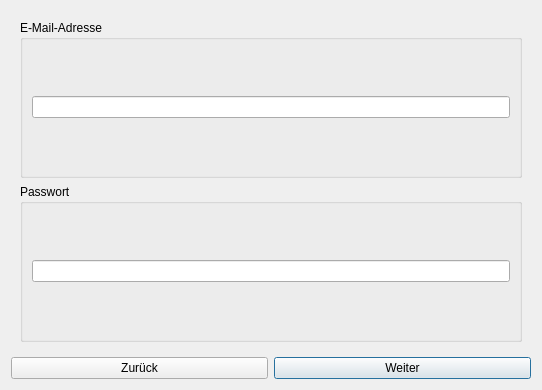
<?xml version="1.0" encoding="UTF-8"?>
<ui version="4.0">
 <class>Dialog</class>
 <widget class="QDialog" name="Dialog">
  <property name="geometry">
   <rect>
    <x>0</x>
    <y>0</y>
    <width>542</width>
    <height>390</height>
   </rect>
  </property>
  <property name="windowTitle">
   <string>Upload</string>
  </property>
  <layout class="QHBoxLayout" name="horizontalLayout">
   <item>
    <layout class="QGridLayout" name="gridLayout">
     <item row="2" column="1">
      <widget class="QPushButton" name="btnAdvance">
       <property name="text">
        <string>Weiter</string>
       </property>
      </widget>
     </item>
     <item row="2" column="0">
      <widget class="QPushButton" name="btnBack">
       <property name="text">
        <string>Zurück</string>
       </property>
      </widget>
     </item>
     <item row="1" column="0" colspan="2">
      <widget class="QStackedWidget" name="tabs">
       <widget class="QWidget" name="tabsPage1" native="true">
        <layout class="QGridLayout" name="gridLayout_3">
         <item row="0" column="0">
          <layout class="QGridLayout" name="gridLayout_2">
           <item row="1" column="0">
            <widget class="QGroupBox" name="groupBox">
             <property name="title">
              <string>Passwort</string>
             </property>
             <layout class="QVBoxLayout" name="verticalLayout_2">
              <item>
               <widget class="QLineEdit" name="txtPassword">
                <property name="text">
                 <string/>
                </property>
                <property name="echoMode">
                 <enum>QLineEdit::Password</enum>
                </property>
               </widget>
              </item>
             </layout>
            </widget>
           </item>
           <item row="0" column="0">
            <widget class="QGroupBox" name="groupBox_2">
             <property name="title">
              <string>E-Mail-Adresse</string>
             </property>
             <layout class="QVBoxLayout" name="verticalLayout">
              <item>
               <widget class="QLineEdit" name="txtEmail"/>
              </item>
             </layout>
            </widget>
           </item>
          </layout>
         </item>
        </layout>
       </widget>
       <widget class="QWidget" name="tabsPage2" native="true">
        <layout class="QGridLayout" name="gridLayout_5">
         <item row="0" column="0">
          <layout class="QGridLayout" name="gridLayout_4">
           <item row="0" column="0">
            <widget class="QGroupBox" name="groupBox_3">
             <property name="title">
              <string>Titel</string>
             </property>
             <layout class="QVBoxLayout" name="verticalLayout_6">
              <item>
               <layout class="QVBoxLayout" name="verticalLayout_3">
                <item>
                 <widget class="QLineEdit" name="txtTitle"/>
                </item>
               </layout>
              </item>
             </layout>
            </widget>
           </item>
          </layout>
         </item>
         <item row="1" column="0">
          <widget class="QGroupBox" name="groupBox_4">
           <property name="title">
            <string>Beschreibung</string>
           </property>
           <layout class="QVBoxLayout" name="verticalLayout_5">
            <item>
             <layout class="QVBoxLayout" name="verticalLayout_4">
              <item>
               <widget class="QPlainTextEdit" name="txtDescription">
                <property name="plainText">
                 <string/>
                </property>
               </widget>
              </item>
             </layout>
            </item>
           </layout>
          </widget>
         </item>
        </layout>
       </widget>
       <widget class="QWidget" name="tabsPage3" native="true">
        <layout class="QGridLayout" name="gridLayout_7">
         <item row="0" column="0">
          <layout class="QGridLayout" name="gridLayout_6">
           <item row="0" column="0">
            <widget class="QGroupBox" name="groupBox_5">
             <property name="title">
              <string>Titelbild (optional)</string>
             </property>
             <layout class="QVBoxLayout" name="verticalLayout_8">
              <item>
               <layout class="QVBoxLayout" name="verticalLayout_7">
                <item>
                 <layout class="QVBoxLayout" name="layImage"/>
                </item>
                <item>
                 <widget class="QPushButton" name="btnChooseImage">
                  <property name="sizePolicy">
                   <sizepolicy hsizetype="Minimum" vsizetype="Fixed">
                    <horstretch>0</horstretch>
                    <verstretch>0</verstretch>
                   </sizepolicy>
                  </property>
                  <property name="text">
                   <string>Datei auswählen</string>
                  </property>
                  <property name="icon">
                   <iconset theme="viewimage">
                    <normaloff>.</normaloff>.</iconset>
                  </property>
                 </widget>
                </item>
               </layout>
              </item>
             </layout>
            </widget>
           </item>
          </layout>
         </item>
         <item row="1" column="0">
          <widget class="QGroupBox" name="groupBox_6">
           <property name="title">
            <string>Datei(en)</string>
           </property>
           <layout class="QVBoxLayout" name="verticalLayout_10">
            <item>
             <layout class="QVBoxLayout" name="verticalLayout_9">
              <item>
               <widget class="QListWidget" name="lsFiles"/>
              </item>
              <item>
               <widget class="QPushButton" name="btnChooseFiles">
                <property name="text">
                 <string>Dateien auswählen</string>
                </property>
                <property name="icon">
                 <iconset theme="viewimage">
                  <normaloff>.</normaloff>.</iconset>
                </property>
               </widget>
              </item>
             </layout>
            </item>
           </layout>
          </widget>
         </item>
        </layout>
       </widget>
       <widget class="QWidget" name="tabsPage4" native="true">
        <layout class="QVBoxLayout" name="verticalLayout_12">
         <item>
          <layout class="QVBoxLayout" name="verticalLayout_11">
           <item>
            <widget class="QGroupBox" name="groupBox_7">
             <property name="title">
              <string>Rechtliche Absicherung</string>
             </property>
             <layout class="QVBoxLayout" name="verticalLayout_14">
              <item>
               <layout class="QVBoxLayout" name="verticalLayout_13">
                <item alignment="Qt::AlignHCenter">
                 <widget class="QLabel" name="label">
                  <property name="font">
                   <font>
                    <weight>50</weight>
                    <bold>false</bold>
                   </font>
                  </property>
                  <property name="autoFillBackground">
                   <bool>false</bool>
                  </property>
                  <property name="text">
                   <string>Hiermit bestätige ich, dass ich in Besitz des Copyrights sämtlicher hochgeladener Dateien bin. Falls dies nicht zutreffen sollte, bestätige ich, dass mir die Lizenz der hochgeladenen Dateien diese Verbreitung erlaubt und / oder ich die Erlaubnis des Besitzers des Copyrights erhalten habe. </string>
                  </property>
                  <property name="alignment">
                   <set>Qt::AlignJustify|Qt::AlignVCenter</set>
                  </property>
                  <property name="wordWrap">
                   <bool>true</bool>
                  </property>
                 </widget>
                </item>
                <item>
                 <widget class="QCheckBox" name="chkAccepted">
                  <property name="text">
                   <string>Bestätigen</string>
                  </property>
                  <property name="tristate">
                   <bool>false</bool>
                  </property>
                 </widget>
                </item>
               </layout>
              </item>
             </layout>
            </widget>
           </item>
          </layout>
         </item>
        </layout>
       </widget>
      </widget>
     </item>
    </layout>
   </item>
  </layout>
 </widget>
 <tabstops>
  <tabstop>tabs</tabstop>
  <tabstop>txtEmail</tabstop>
  <tabstop>txtPassword</tabstop>
  <tabstop>txtTitle</tabstop>
  <tabstop>txtDescription</tabstop>
  <tabstop>btnChooseImage</tabstop>
  <tabstop>btnChooseFiles</tabstop>
  <tabstop>chkAccepted</tabstop>
  <tabstop>btnAdvance</tabstop>
 </tabstops>
 <resources/>
 <connections/>
</ui>
